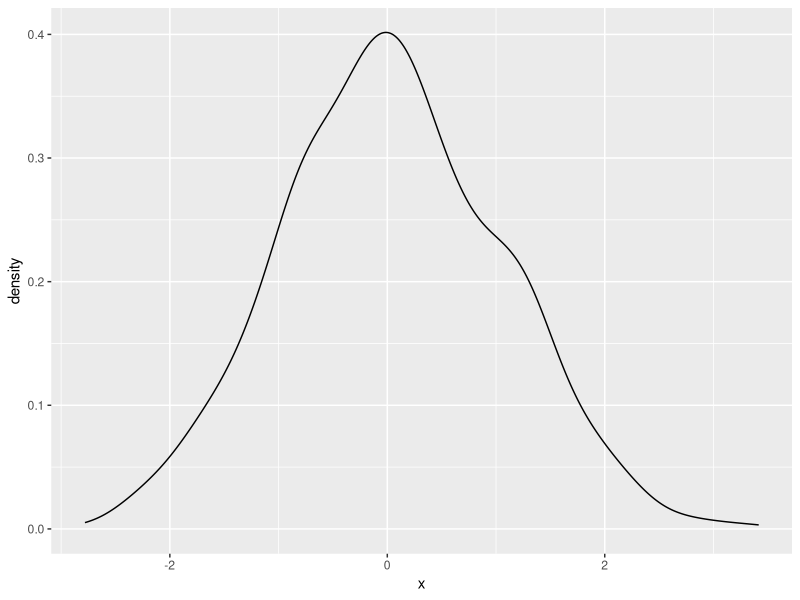

The R script that drew this image:
library(ggplot2)

1+1 

df <- data.frame(x  = rnorm(1000))



ggplot(df,aes(x))+geom_density()


mean(df$x)

df$y = rnorm(1000)*1.5 +5


summary(lm(y~x, data =df))
